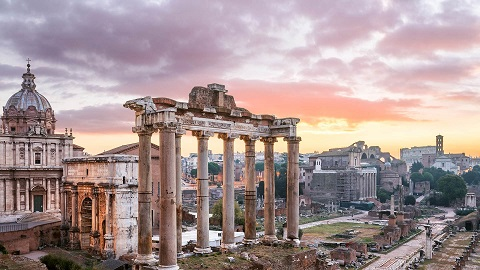
#> input picture OpenCV/pic.jpg, 480 x 270 px
$ python opencv.py
#> lines starting #> are read from the running program, lines starting #| are printed output that depends on the picture
import cv2
from matplotlib import pyplot as plt

image = cv2.imread('pic.jpg') # putting (name,0) reads in grayscale mode
#> image is the input picture: shape (270, 480, 3); mean B, G, R 147.5, 147.2, 165.7
print('open')
h, w = image.shape[:2]
#> h = 270; w = 480
print(h,w)
#| 270 480
# OpenCV arranges the channels in BGR order
(B, G, R) = image[100, 100] # at 100,100 pixel
#> B = 234; G = 235; R = 239
B = image[100,100,0]
region = image[25:75,45:65]
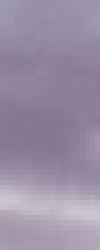
#> region: shape (50, 20, 3) (shown 5 times larger); mean B, G, R 165.1, 141.6, 153.8
resized_image = cv2.resize(image, (800, 800))
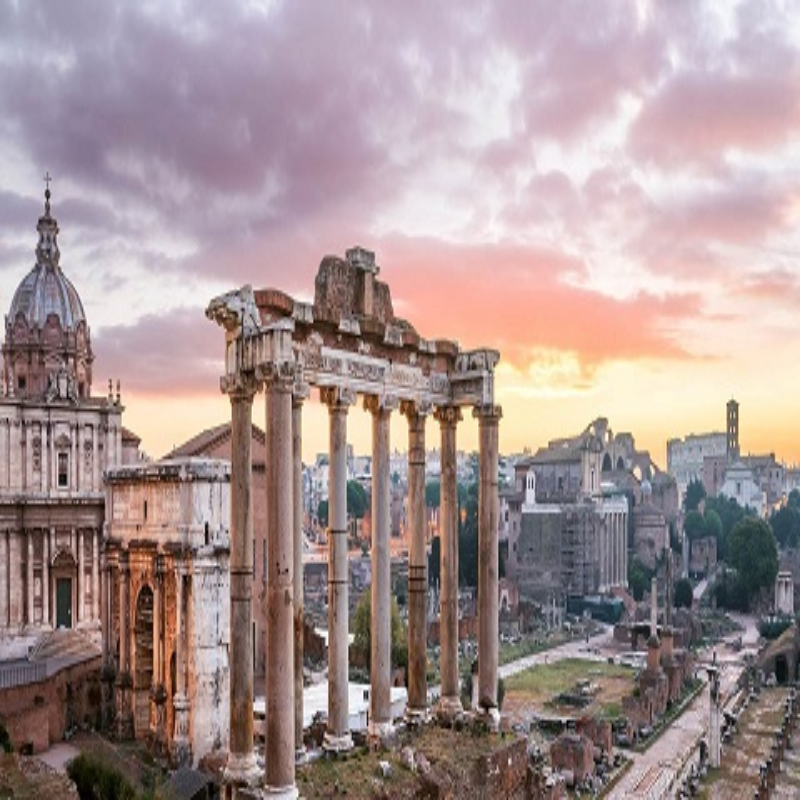
#> resized_image: shape (800, 800, 3); mean B, G, R 147.3, 147.1, 165.6
# [4 lines of commented-out code are left out]


center = (h//2,w//2)
#> center = (135, 240)
matrix = cv2.getRotationMatrix2D(center, -45, 1.0)
# (center, angle, scale)
rotated = cv2.warpAffine(image, matrix, (2*w, 2*h))
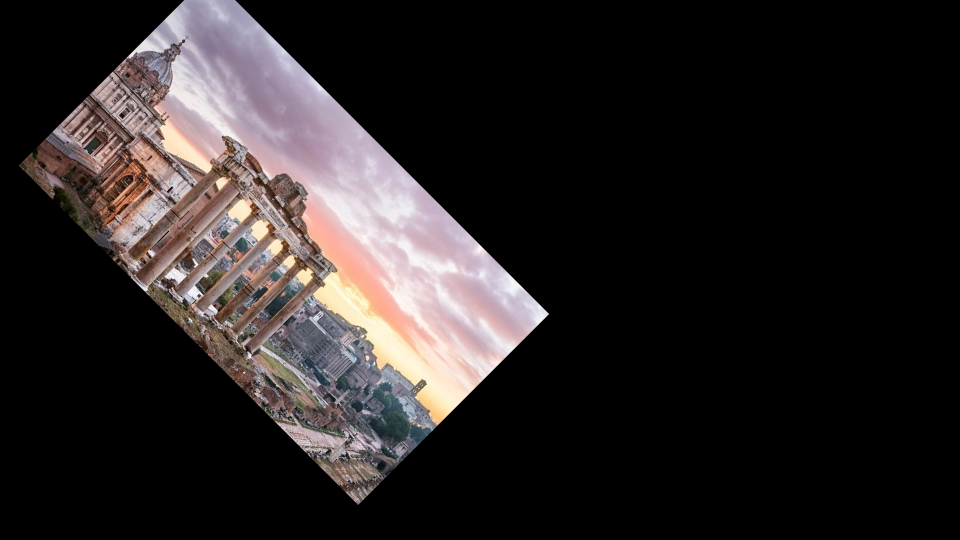
#> rotated: shape (540, 960, 3); mean B, G, R 36.6, 36.6, 41.2
# [4 lines of commented-out code are left out]

output = image.copy()
rectangle = cv2.rectangle(output, (150, 90),(60, 40), (255, 0, 0), 2)
# [5 lines of commented-out code are left out]

text = cv2.putText(output, 'OpenCV Demo', (50, 55),cv2.FONT_HERSHEY_SIMPLEX,1	, (255, 0, 0), 2)
# Image, Text, Bottom-left corner, Font, Font size, Color (BGR format), Line width
cv2.imshow('image',rotated)
k = cv2.waitKey(0) & 0XFF
#> (key Esc is pressed here)
if(k==27):
	cv2.destroyAllWindows()

elif k == ord('s'):
    cv2.imwrite('output.png',text)
    cv2.destroyAllWindows()

# Change the current directory
# to specified directory
# os.chdir(directory) directory is address like r '~home/So..'

# List files and directories
# in 'C:/Users/Rajnish/Desktop/GeeksforGeeks'
# print("Before saving image:")
# print(os.listdir(directory))

$ run again, with OpenCV/1.jpeg copied over OpenCV/pic.jpg
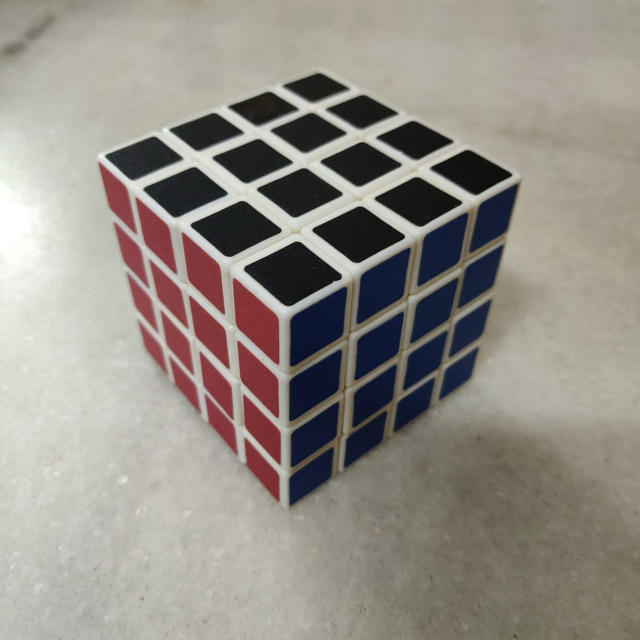
#> input picture OpenCV/1.jpeg, 1280 x 1280 px (shown at 1/2 size)
#> image is the input picture: shape (1280, 1280, 3); mean B, G, R 135.6, 143.2, 148
#| 1280 1280
#> B = 162; G = 171; R = 174
#> `region = image[25:75,45:65]`:
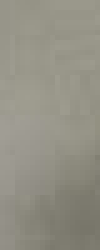
#> region: shape (50, 20, 3) (shown 5 times larger); mean B, G, R 132.6, 144.6, 146.8
#> `rotated = cv2.warpAffine(image, matrix, (2*w, 2*h))`:
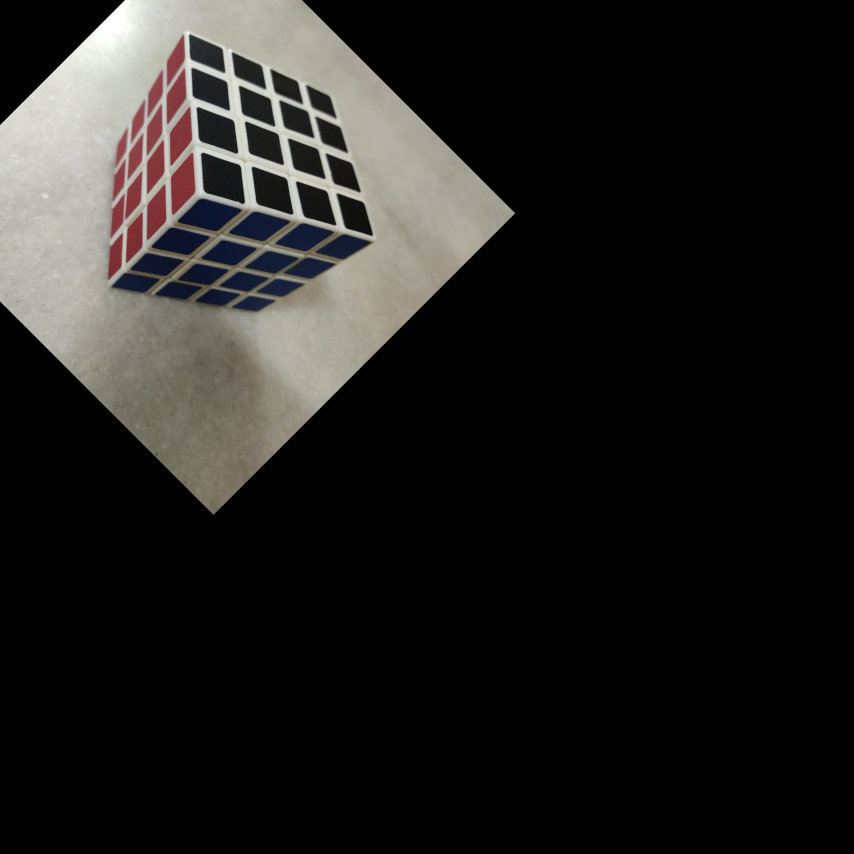
#> rotated: shape (2560, 2560, 3) (shown at 1/3 size); mean B, G, R 30.2, 31.9, 33.1

$ run again, with OpenCV/2.jpeg copied over OpenCV/pic.jpg
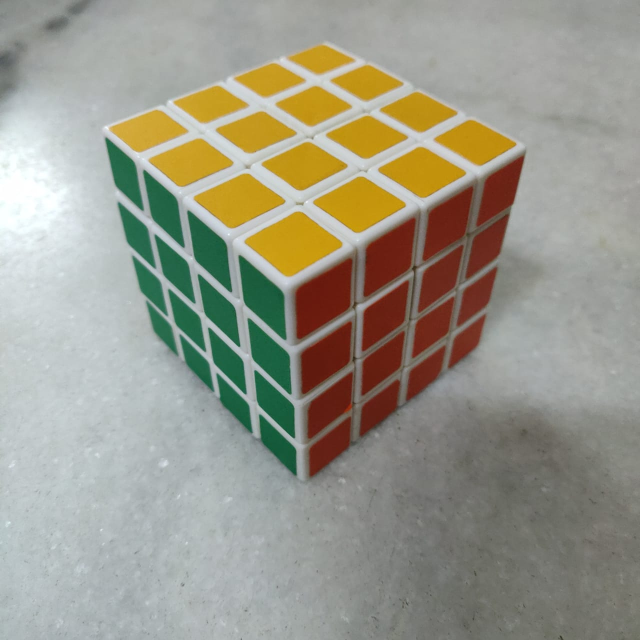
#> input picture OpenCV/2.jpeg, 1280 x 1280 px (shown at 1/2 size)
#> image is the input picture: shape (1280, 1280, 3); mean B, G, R 138.5, 152.6, 154.4
#| 1280 1280
#> B = 159; G = 162; R = 160
#> `region = image[25:75,45:65]`:
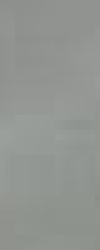
#> region: shape (50, 20, 3) (shown 5 times larger); mean B, G, R 145.4, 149.4, 145.9
#> `rotated = cv2.warpAffine(image, matrix, (2*w, 2*h))`:
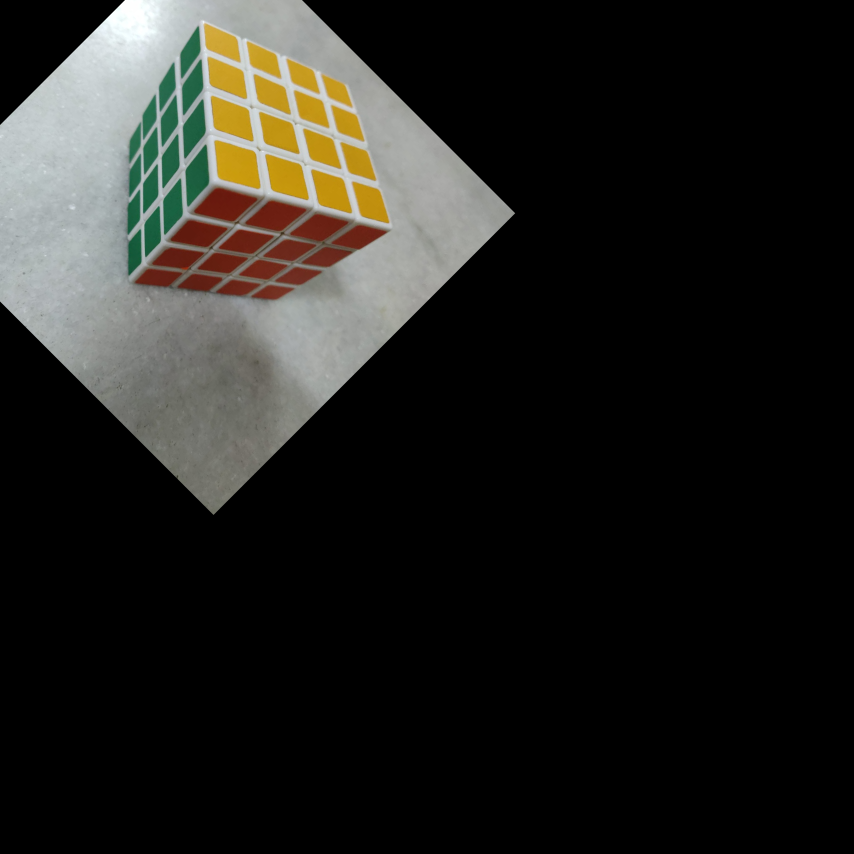
#> rotated: shape (2560, 2560, 3) (shown at 1/3 size); mean B, G, R 30.8, 34.3, 34.9
